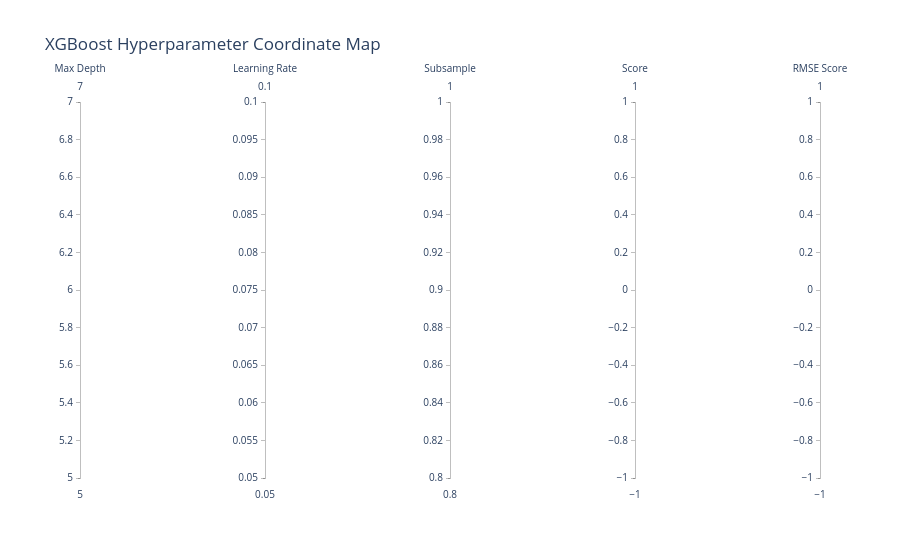

Notebook cell for this chart:
### Code cell
import plotly.express as px

# Extract results
cv_results = pd.DataFrame(search.cv_results_)

# Clean column names for plotting
plot_df = cv_results[[
    'param_regressor__max_depth', 
    'param_regressor__learning_rate', 
    'param_regressor__subsample', 
    'mean_test_score'
]].copy()

plot_df['RMSE'] = -plot_df['mean_test_score']
plot_df.columns = ['Max Depth', 'Learning Rate', 'Subsample', 'Score', 'RMSE']

# Plot
fig = px.parallel_coordinates(
    plot_df,
    color="RMSE",
    labels={"RMSE": "RMSE Score"},
    color_continuous_scale=px.colors.sequential.Viridis_r,
    title="XGBoost Hyperparameter Coordinate Map"
)
fig.show()

### Figure 1 — Plotly figure (JSON) as saved in the notebook; plotly's stock layout.template omitted (floating-point values rounded to 4 significant figures)
{"data": [{"dimensions": [{"label": "Max Depth", "values": [7, 5, 7, 7, 5]}, {"label": "Learning Rate", "values": [0.05, 0.05, 0.1, 0.1, 0.05]}, {"label": "Subsample", "values": [1.0, 1.0, 1.0, 0.8, 0.8]}, {"label": "Score", "values": [NaN, NaN, NaN, NaN, NaN]}, {"label": "RMSE Score", "values": [NaN, NaN, NaN, NaN, NaN]}], "domain": {"x": [0, 1], "y": [0, 1]}, "line": {"color": [NaN, NaN, NaN, NaN, NaN], "coloraxis": "coloraxis"}, "name": "", "type": "parcoords"}], "layout": {"coloraxis": {"colorbar": {"title": {"text": "RMSE Score"}}, "colorscale": [[0, "#fde725"], [0.1111, "#b5de2b"], [0.2222, "#6ece58"], [0.3333, "#35b779"], [0.4444, "#1f9e89"], [0.5556, "#26828e"], [0.6667, "#31688e"], [0.7778, "#3e4989"], [0.8889, "#482878"], [1, "#440154"]]}, "legend": {"tracegroupgap": 0}, "title": {"text": "XGBoost Hyperparameter Coordinate Map"}}}
